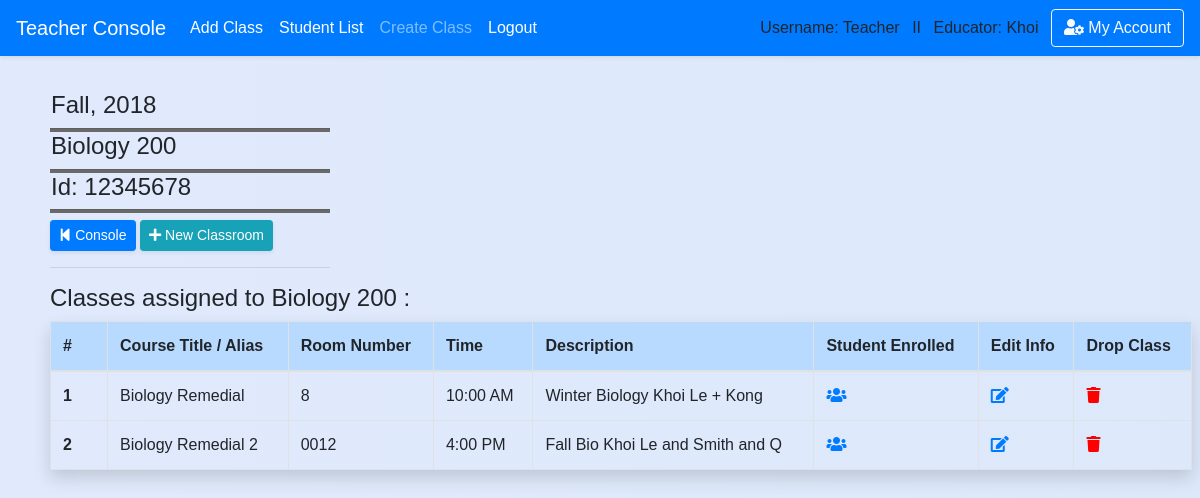
Before: /teacher/classroom/4 (signed in) with the older database file.
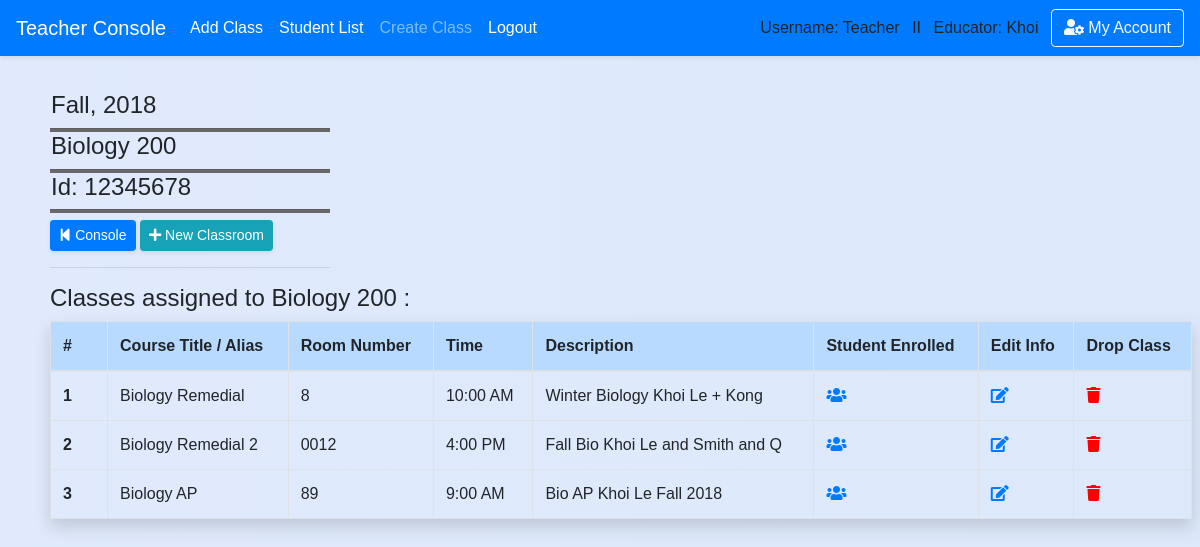
After: the same page with the newer database file.
### school_app/models.py (models this page shows, shortened)
class Course(models.Model):
    course_number = models.CharField(max_length=20,default='12345678')
    abbreviated_title = models.CharField(max_length=150,default='')
    course_title = models.CharField(max_length=250,default='') #,unique=True)
    maximum_credit = models.CharField(max_length=10,default='')
    semester = models.CharField(max_length=50,default='')
    year = models.CharField(max_length=4,default='')
    teacher_name = models.CharField(max_length=50,default='')
    description = models.CharField(max_length=450,default='')
    department = models.ForeignKey('Department',blank=True, null=True, on_delete = models.SET_NULL, related_name='belong_in_department')
    teacher = models.ForeignKey('Teacher',blank=True, null=True, on_delete = models.SET_NULL, related_name='course_by_teacher')
    create_date = models.DateField(auto_now_add=True , blank=True,null=True,)

class Classroom(models.Model):
    course_title = models.CharField(max_length=50,default='')
    course_number = models.CharField(max_length=20,default='')
    teacher_name = models.CharField(max_length=50,default='')
    teacher_idx = models.CharField(max_length=10,default='')
    room_number = models.CharField(max_length=10,default='TBA')
    time = models.CharField(max_length=10,blank=True, null=True,default='TBA')
    description = models.CharField(max_length=300,default='TBA')
    teacher = models.ForeignKey('Teacher',blank=True, null=True, on_delete = models.SET_NULL, related_name='classroom_by_teacher')
    course = models.ForeignKey('Course',blank=True, null=True, on_delete = models.SET_NULL, related_name='course_in_classroom')
    student = models.ManyToManyField(Student, blank=True)

### school_app/views_logged.py (the view)
# urls.py: path('teacher/classroom', views_logged.classroom, name='classroom_list'),
def classroom(request,course_id=None):
    if is_login(request) == False:
        return redirect('/login')
    if is_login(request) == True:
        if request.user.profile.is_teacher == False:
            messages.warning(request, "You don't have Instructor's Privilege!")
            return redirect('/')
        course = Course.objects.filter(id=course_id).first()
        classes = Classroom.objects.filter(course=course)
        return render(request,'teacher/classroom/view_classroom.html',
        {'classes':classes,'course':course})

### school_app/views_functions.py (called while the page is built)
def is_login(request):
    if not request.user.is_authenticated:
        messages.warning(request, "Please Login or Create an Account.")
        return False
    return True

### school_app/templates/teacher/classroom/view_classroom.html (shortened to what this page needs)
{% extends 'base.html' %}
{% block content %}
<div class='content'>
        <div style="width: 280px">
        <h4 style='padding-left: 1px'>{{ course.semester }}, {{ course.year }}</h4>
        <hr class='hr-line'/>
        <h4 style='padding-left: 1px'>{{ course.course_title }}</h4>
        <hr class='hr-line'/>
        <h4 style='padding-left: 1px'>Id: {{course.course_number}}</h4>
        <hr class='hr-line'/>
          <a href='{% url "teacher" %}' class="btn btn-sm btn-primary shadow-sm" ><i class="fas fa-step-backward"></i> Console</a></a>
          <a href='{% url "add_classroom" course_id=course.id %}' class="btn btn-info btn-sm shadow-sm" role="button"><i class="fas fa-plus"></i> New Classroom</a>
        <hr/></div>
        {% if classes %}
          <h5><big>Classes assigned to {{ course.course_title }} :</big></h5>
          <div class='mr-2'>
          <table class="table table-hover table-bordered pad-right-table shadow ">
            <thead class='table-primary'>
            <tr>
              <th scope="col" style="width: 5%">#</th>
              <th scope="col">Course Title / Alias</th>
              <th scope="col">Room Number</th>
              <th scope="col">Time</th>
              <th scope="col">Description</th>
              <th scope="col">Student Enrolled</th>
              <th scope="col">Edit Info</th>
              <th scope="col">Drop Class</th>
            </tr>
            </thead>
            <tbody>
        {% for class in classes %}
            <tr>
              <th scope="row">{{ forloop.counter }}</th>
              <td>{{ class.course_title }}</td>
              <td>{{ class.room_number }}</td>
              <td>{{ class.time }}</td>
              <td>{{ class.description }}</td>
              <td>
                <a href='{% url "edit_course" course_id=course.id %}'><i class="fas fa-users"></i></a>
              </td>
              <td>
                <a href='{% url "edit_classroom" classroom_id=class.id %}'><i class="fas fa-edit"></i></a>
              </td>
              <td><a href='{% url "delete_classroom" classroom_id=class.id %}'>
                <i style='color:red' class="fas fa-trash test" data-toggle="popover" data-placement="top" data-trigger="hover" data-content="ALERT!"></i></a></td>
            </tr>
        {% endfor %}
            </tbody>
          </table>
        {% else %}
        <h4><div class="alert-inherit alert-info" role="alert"><i class="fas fa-exclamation"></i> No Classes assigned to this course.</div></h4>
        {% endif %}
</div></div><br>
{% endblock %}

### school_app/templates/base.html (shortened to what this page needs)
<!doctype html>
<html>
    <head>
{% load static %}
        <link rel="stylesheet" type="text/css" href="{% static 'school_app/style.css' %}" />
        <link rel="stylesheet" href="https://stackpath.bootstrapcdn.com/bootstrap/4.1.0/css/bootstrap.min.css">
        <link rel="stylesheet" href="https://use.fontawesome.com/releases/v5.0.13/css/all.css">
    </head>
{% if request.user.profile.is_teacher %}
  <body class='body-teacher'>
{% else %}
  <body>
{% endif %}<header>
<nav class="navbar navbar-expand-lg navbar-dark bg-primary shadow-sm">
    <a class="navbar-brand" href="/teacher">Teacher Console</a>
    <div class="navbar-collapse collapse show" id="navbarColor02" style="">
      <ul class="navbar-nav mr-auto">
        <li class="nav-item active">
          <a class="nav-link" href="/teacher/add_class">Add Class<span class="sr-only">(current)</span></a>
        </li>
        <li class="nav-item active">
          <a class="nav-link" href="/teacher/student_list">Student List<span class="sr-only">(current)</span></a>
        </li>
        <li class="nav-item">
          <a class="nav-link" href="/teacher/add_class">Create Class</a>
        </li>
        <li class="nav-item active">
          <a class="nav-link" href="{% url 'logout' %}">Logout</a>
        </li>
      </ul>
      {% if request.user.username %}
          Username: {{ request.user.username }} &ensp;II&ensp;
      {% endif %}
        {% if request.user.profile.is_teacher %}
          Educator: {{request.user.first_name}} &ensp;
        {% endif %}
        <button class="btn btn-outline-light my-2 my-sm-0" type="submit"> <i class="fas fa-user-cog"></i> My Account</button>
    </div>
  </nav>
    </header>
    {% block content %}
    {% endblock %}
</body>
</html>

### school_app/static/school_app/style.css (style rules this page uses)
.body-teacher { font-family:sans-serif; background: linear-gradient(to right, #e0eafc, #cfdef3); background-size: 600% 100%; }
.content { padding-top: 35px; padding-left:50px; }
.hr-line { height: 1px; background-color: dimgrey; padding: 1px; margin: 0px; }

### school_app/templates/base.html (style rules this page uses)
body { padding-top:0px }
button { background-color: rgb(139, 253, 183) }
form,h1,ul { padding-left: 30px; padding-right:20px; }

Changed rows visible on the page:
added Classroom: course_title "Biology AP", room_number "89", time "9:00 AM", description "Bio AP Khoi Le Fall 2018"
